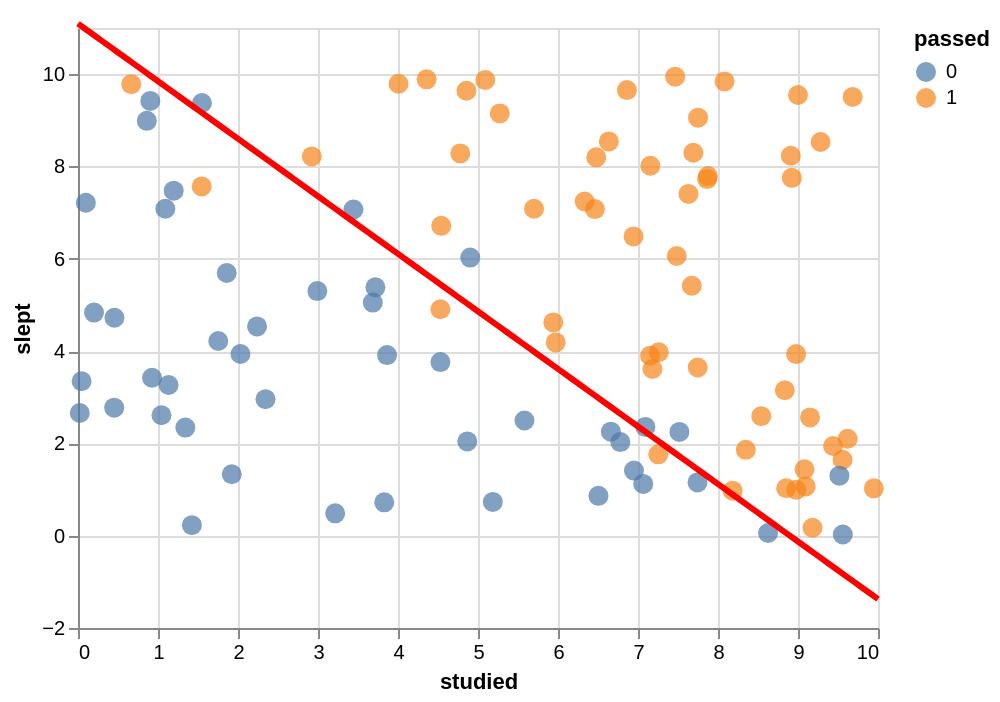

Vega-Lite specification for this chart:
### Vega-Lite specification from a JSON file in a GitHub repository (floating-point values rounded to 4 significant figures)
{"config": {"view": {"continuousWidth": 400, "continuousHeight": 300}}, "layer": [{"data": {"name": "data-5eed0fea83899010d33b09a2be62e0ca"}, "mark": {"type": "point", "filled": true, "size": 100}, "encoding": {"color": {"type": "nominal", "field": "passed"}, "x": {"type": "quantitative", "field": "studied"}, "y": {"type": "quantitative", "field": "slept", "scale": {"domain": [0, 11]}}}}, {"data": {"name": "data-bb5172237ad36a40125106b15e8ca274"}, "mark": {"type": "line", "color": "red", "size": 3}, "encoding": {"x": {"type": "quantitative", "field": "x", "title": "studied"}, "y": {"type": "quantitative", "field": "y", "scale": {"domain": [-2, 10]}, "title": "slept"}}}], "$schema": "https://vega.github.io/schema/vega-lite/v5.json", "datasets": {"data-5eed0fea83899010d33b09a2be62e0ca": [{"studied": 4.855, "slept": 9.64, "passed": 1}, {"studied": 8.625, "slept": 0.05893, "passed": 0}, {"studied": 3.828, "slept": 0.7232, "passed": 0}, {"studied": 7.151, "slept": 3.899, "passed": 1}, {"studied": 6.478, "slept": 8.198, "passed": 1}, {"studied": 1.922, "slept": 1.331, "passed": 0}, {"studied": 8.978, "slept": 0.9934, "passed": 1}, {"studied": 6.636, "slept": 8.543, "passed": 1}, {"studied": 7.672, "slept": 5.416, "passed": 1}, {"studied": 4.866, "slept": 2.043, "passed": 0}, {"studied": 6.861, "slept": 9.655, "passed": 1}, {"studied": 8.54, "slept": 2.59, "passed": 1}, {"studied": 3.718, "slept": 5.382, "passed": 0}, {"studied": 9.181, "slept": 0.1715, "passed": 1}, {"studied": 9.56, "slept": 0.02495, "passed": 0}, {"studied": 5.971, "slept": 4.188, "passed": 1}, {"studied": 9.438, "slept": 1.944, "passed": 1}, {"studied": 4.358, "slept": 9.888, "passed": 1}, {"studied": 4.54, "slept": 6.714, "passed": 1}, {"studied": 1.549, "slept": 9.375, "passed": 0}, {"studied": 8.082, "slept": 9.842, "passed": 1}, {"studied": 9.62, "slept": 2.099, "passed": 1}, {"studied": 8.835, "slept": 3.152, "passed": 1}, {"studied": 1.753, "slept": 4.219, "passed": 0}, {"studied": 1.043, "slept": 2.61, "passed": 0}, {"studied": 1.196, "slept": 7.476, "passed": 0}, {"studied": 8.91, "slept": 8.233, "passed": 1}, {"studied": 4.53, "slept": 4.906, "passed": 1}, {"studied": 1.859, "slept": 5.692, "passed": 0}, {"studied": 9.557, "slept": 1.645, "passed": 1}, {"studied": 7.155, "slept": 8.015, "passed": 1}, {"studied": 2.344, "slept": 2.959, "passed": 0}, {"studied": 2.923, "slept": 8.218, "passed": 1}, {"studied": 6.333, "slept": 7.24, "passed": 1}, {"studied": 0.9256, "slept": 3.421, "passed": 0}, {"studied": 7.874, "slept": 7.791, "passed": 1}, {"studied": 8.348, "slept": 1.861, "passed": 1}, {"studied": 5.581, "slept": 2.496, "passed": 0}, {"studied": 5.091, "slept": 9.873, "passed": 1}, {"studied": 4.53, "slept": 3.762, "passed": 0}, {"studied": 1.424, "slept": 0.2286, "passed": 0}, {"studied": 9.096, "slept": 1.068, "passed": 1}, {"studied": 4.007, "slept": 9.792, "passed": 1}, {"studied": 8.977, "slept": 3.935, "passed": 1}, {"studied": 0.09805, "slept": 7.215, "passed": 0}, {"studied": 0.4524, "slept": 2.775, "passed": 0}, {"studied": 3.863, "slept": 3.913, "passed": 0}, {"studied": 7.864, "slept": 7.726, "passed": 1}, {"studied": 8.923, "slept": 7.754, "passed": 1}, {"studied": 7.464, "slept": 9.945, "passed": 1}, {"studied": 1.342, "slept": 2.343, "passed": 0}, {"studied": 5.941, "slept": 4.621, "passed": 1}, {"studied": 0.9041, "slept": 9.421, "passed": 0}, {"studied": 7.751, "slept": 9.057, "passed": 1}, {"studied": 9.518, "slept": 1.301, "passed": 0}, {"studied": 7.744, "slept": 1.154, "passed": 0}, {"studied": 7.692, "slept": 8.298, "passed": 1}, {"studied": 7.092, "slept": 2.357, "passed": 0}, {"studied": 6.944, "slept": 6.485, "passed": 1}, {"studied": 0.04502, "slept": 3.346, "passed": 0}, {"studied": 1.546, "slept": 7.568, "passed": 1}, {"studied": 5.272, "slept": 9.15, "passed": 1}, {"studied": 0.8604, "slept": 8.988, "passed": 0}, {"studied": 7.253, "slept": 1.763, "passed": 1}, {"studied": 7.517, "slept": 2.249, "passed": 0}, {"studied": 9.082, "slept": 1.437, "passed": 1}, {"studied": 0.4557, "slept": 4.722, "passed": 0}, {"studied": 6.95, "slept": 1.411, "passed": 0}, {"studied": 9.282, "slept": 8.529, "passed": 1}, {"studied": 7.181, "slept": 3.611, "passed": 1}, {"studied": 1.132, "slept": 3.265, "passed": 0}, {"studied": 7.747, "slept": 3.643, "passed": 1}, {"studied": 7.065, "slept": 1.121, "passed": 0}, {"studied": 6.506, "slept": 0.8631, "passed": 0}, {"studied": 5.701, "slept": 7.084, "passed": 1}, {"studied": 6.66, "slept": 2.254, "passed": 0}, {"studied": 1.091, "slept": 7.084, "passed": 0}, {"studied": 4.903, "slept": 6.025, "passed": 0}, {"studied": 3.443, "slept": 7.066, "passed": 0}, {"studied": 8.183, "slept": 0.975, "passed": 1}, {"studied": 9.0, "slept": 9.549, "passed": 1}, {"studied": 9.683, "slept": 9.507, "passed": 1}, {"studied": 2.992, "slept": 5.299, "passed": 0}, {"studied": 2.238, "slept": 4.535, "passed": 0}, {"studied": 0.6655, "slept": 9.783, "passed": 1}, {"studied": 6.779, "slept": 2.028, "passed": 0}, {"studied": 9.948, "slept": 1.026, "passed": 1}, {"studied": 3.215, "slept": 0.4851, "passed": 0}, {"studied": 8.852, "slept": 1.028, "passed": 1}, {"studied": 0.2001, "slept": 4.834, "passed": 0}, {"studied": 5.185, "slept": 0.7326, "passed": 0}, {"studied": 7.26, "slept": 3.974, "passed": 1}, {"studied": 9.151, "slept": 2.562, "passed": 1}, {"studied": 6.461, "slept": 7.076, "passed": 1}, {"studied": 4.779, "slept": 8.283, "passed": 1}, {"studied": 0.02228, "slept": 2.658, "passed": 0}, {"studied": 7.631, "slept": 7.405, "passed": 1}, {"studied": 3.685, "slept": 5.05, "passed": 0}, {"studied": 7.484, "slept": 6.059, "passed": 1}, {"studied": 2.031, "slept": 3.937, "passed": 0}], "data-bb5172237ad36a40125106b15e8ca274": [{"x": 0.0, "y": 11.09}, {"x": 0.101, "y": 10.97}, {"x": 0.202, "y": 10.84}, {"x": 0.303, "y": 10.72}, {"x": 0.404, "y": 10.59}, {"x": 0.5051, "y": 10.46}, {"x": 0.6061, "y": 10.34}, {"x": 0.7071, "y": 10.21}, {"x": 0.8081, "y": 10.09}, {"x": 0.9091, "y": 9.961}, {"x": 1.01, "y": 9.835}, {"x": 1.111, "y": 9.709}, {"x": 1.212, "y": 9.583}, {"x": 1.313, "y": 9.457}, {"x": 1.414, "y": 9.331}, {"x": 1.515, "y": 9.205}, {"x": 1.616, "y": 9.079}, {"x": 1.717, "y": 8.953}, {"x": 1.818, "y": 8.828}, {"x": 1.919, "y": 8.702}, {"x": 2.02, "y": 8.576}, {"x": 2.121, "y": 8.45}, {"x": 2.222, "y": 8.324}, {"x": 2.323, "y": 8.198}, {"x": 2.424, "y": 8.072}, {"x": 2.525, "y": 7.946}, {"x": 2.626, "y": 7.82}, {"x": 2.727, "y": 7.694}, {"x": 2.828, "y": 7.568}, {"x": 2.929, "y": 7.442}, {"x": 3.03, "y": 7.316}, {"x": 3.131, "y": 7.19}, {"x": 3.232, "y": 7.064}, {"x": 3.333, "y": 6.938}, {"x": 3.434, "y": 6.813}, {"x": 3.535, "y": 6.687}, {"x": 3.636, "y": 6.561}, {"x": 3.737, "y": 6.435}, {"x": 3.838, "y": 6.309}, {"x": 3.939, "y": 6.183}, {"x": 4.04, "y": 6.057}, {"x": 4.141, "y": 5.931}, {"x": 4.242, "y": 5.805}, {"x": 4.343, "y": 5.679}, {"x": 4.444, "y": 5.553}, {"x": 4.545, "y": 5.427}, {"x": 4.646, "y": 5.301}, {"x": 4.747, "y": 5.175}, {"x": 4.848, "y": 5.049}, {"x": 4.949, "y": 4.923}, {"x": 5.051, "y": 4.797}, {"x": 5.152, "y": 4.672}, {"x": 5.253, "y": 4.546}, {"x": 5.354, "y": 4.42}, {"x": 5.455, "y": 4.294}, {"x": 5.556, "y": 4.168}, {"x": 5.657, "y": 4.042}, {"x": 5.758, "y": 3.916}, {"x": 5.859, "y": 3.79}, {"x": 5.96, "y": 3.664}, {"x": 6.061, "y": 3.538}, {"x": 6.162, "y": 3.412}, {"x": 6.263, "y": 3.286}, {"x": 6.364, "y": 3.16}, {"x": 6.465, "y": 3.034}, {"x": 6.566, "y": 2.908}, {"x": 6.667, "y": 2.782}, {"x": 6.768, "y": 2.657}, {"x": 6.869, "y": 2.531}, {"x": 6.97, "y": 2.405}, {"x": 7.071, "y": 2.279}, {"x": 7.172, "y": 2.153}, {"x": 7.273, "y": 2.027}, {"x": 7.374, "y": 1.901}, {"x": 7.475, "y": 1.775}, {"x": 7.576, "y": 1.649}, {"x": 7.677, "y": 1.523}, {"x": 7.778, "y": 1.397}, {"x": 7.879, "y": 1.271}, {"x": 7.98, "y": 1.145}, {"x": 8.081, "y": 1.019}, {"x": 8.182, "y": 0.8934}, {"x": 8.283, "y": 0.7675}, {"x": 8.384, "y": 0.6415}, {"x": 8.485, "y": 0.5156}, {"x": 8.586, "y": 0.3897}, {"x": 8.687, "y": 0.2637}, {"x": 8.788, "y": 0.1378}, {"x": 8.889, "y": 0.01183}, {"x": 8.99, "y": -0.1141}, {"x": 9.091, "y": -0.24}, {"x": 9.192, "y": -0.366}, {"x": 9.293, "y": -0.4919}, {"x": 9.394, "y": -0.6179}, {"x": 9.495, "y": -0.7438}, {"x": 9.596, "y": -0.8697}, {"x": 9.697, "y": -0.9957}, {"x": 9.798, "y": -1.122}, {"x": 9.899, "y": -1.248}, {"x": 10.0, "y": -1.373}]}}
